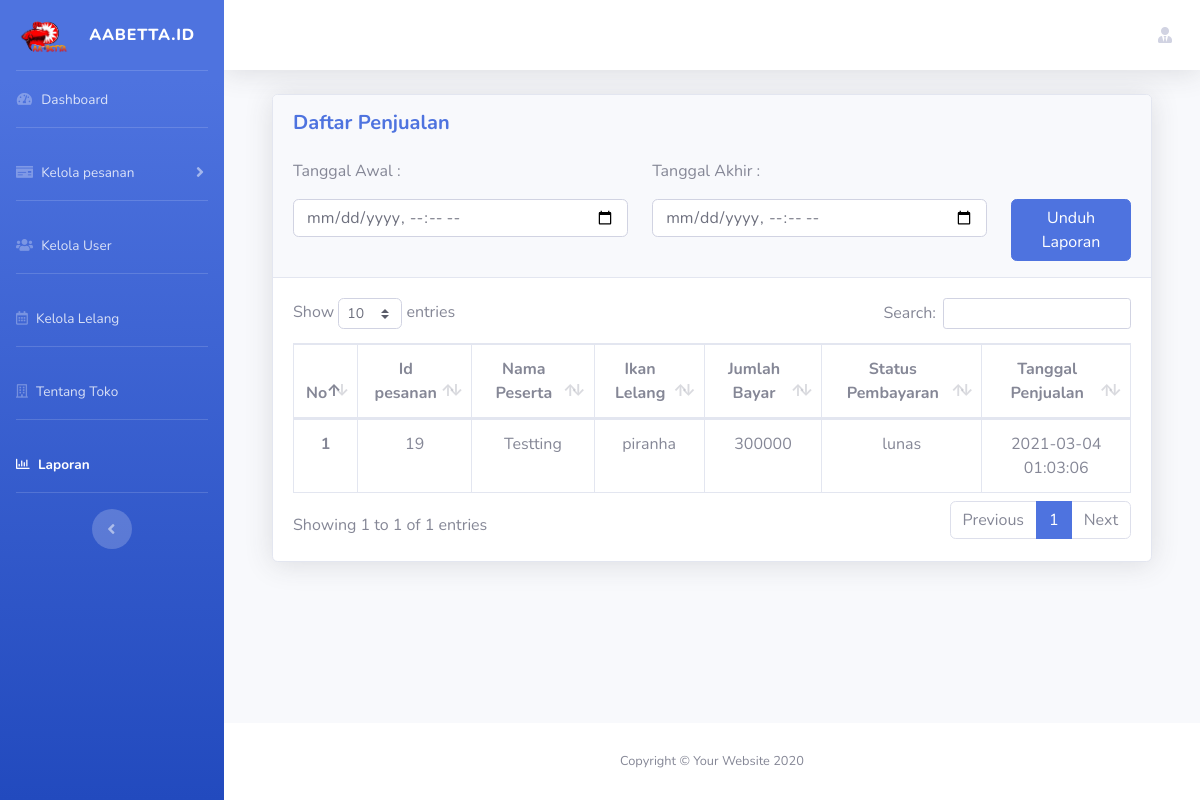
Page /index.php/laporan on the earlier database version.
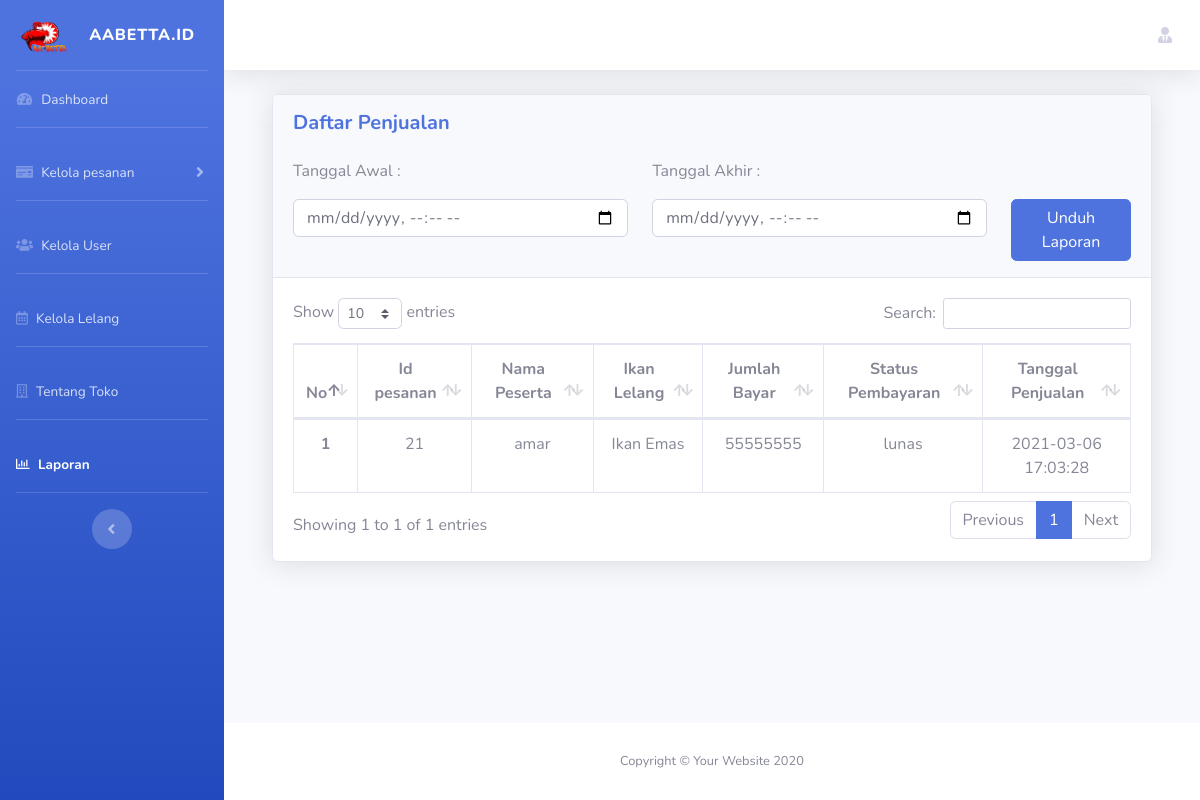
Same page on the later database version.
### tables this page shows
CREATE TABLE `pesanan` (
  `id_pesanan` int(11) NOT NULL,
  `id_peserta` int(11) NOT NULL,
  `id_lelang` int(11) NOT NULL,
  `id_tawaran` int(11) NOT NULL,
  `jumlah_bayar` int(11) NOT NULL,
  `bukti_gambar` varchar(128) DEFAULT NULL,
  `status_pembayaran` varchar(255) NOT NULL,
  `status_pengiriman` enum('proses','dikirim/selesai') DEFAULT NULL,
  `waktu_pembayaran` timestamp NULL DEFAULT current_timestamp()
);

CREATE TABLE `peserta` (
  `id_peserta` int(11) NOT NULL,
  `nama` varchar(128) NOT NULL,
  `username` varchar(128) NOT NULL,
  `nohp` varchar(115) DEFAULT NULL,
  `alamat` text NOT NULL,
  `password` varchar(50) NOT NULL
);

CREATE TABLE `lelang` (
  `id_lelang` int(11) NOT NULL,
  `nama_ikan_hias` varchar(128) NOT NULL,
  `harga_buka` int(11) NOT NULL,
  `gambar` varchar(128) NOT NULL,
  `deskripsi` text NOT NULL,
  `waktu_mulai` timestamp NOT NULL DEFAULT current_timestamp(),
  `waktu_selesai` timestamp NOT NULL DEFAULT current_timestamp()
);

### application/libraries/Template.php (called while the page is built)
<?php if (!defined('BASEPATH')) exit('No direct script access allowed');
class Template
{
	var $template_data = array();
	function set($name, $value)
	{
		$this->template_data[$name] = $value;
	}
	function load($template = '', $view = '', $view_data = array(), $return = FALSE)
	{
		$this->CI = &get_instance();
		$this->set('contents', $this->CI->load->view($view, $view_data, TRUE));
		return $this->CI->load->view($template, $this->template_data, $return);
	}
}

### application/controllers/Laporan.php (called while the page is built, shortened)
<?php
class Laporan extends CI_Controller
{
    public function index()
    {
        $data['aktif'] = "laporan";
        $data['judul'] = "Halaman - Laporan";
        if ($this->input->post('awalTanggal') && $this->input->post('akhirTanggal')) {
            $data['awal'] = $this->input->post('awalTanggal');
            $data['akhir'] = $this->input->post('akhirTanggal');
            $data['pesanan'] = $this->Model_pesanan->tampilPesananFilter();
            $data['totalPenjualan'] = $this->Model_pesanan->getJumlahPenjualan();
            $this->mypdf->generate('laporan/dompdf.php', $data);
        } else {
            $data['pesanan'] = $this->Model_pesanan->tampilpesanan();
        }
        $this->template->load('template/template_dashboard.php', 'laporan/index.php', $data);
    }
}

### index.php (called while the page is built, shortened)
<?php
require_once BASEPATH.'core/CodeIgniter.php';

### application/models/Model_pesanan.php (called while the page is built, shortened)
<?php
class Model_pesanan extends CI_Model
{
    public function tampilpesanan()
    {
        $query = "SELECT * FROM pesanan INNER JOIN peserta ON pesanan.id_peserta = peserta.id_peserta INNER JOIN lelang ON pesanan.id_lelang = lelang.id_lelang ORDER BY id_pesanan DESC";
        return $this->db->query($query)->result_array();
    }
}

### application/views/laporan/index.php (the view, shortened to what this page needs)
<div class="container">
	<div class="card shadow mb-4">
		<div class="card-header py-3">
			<div class="row">
				<div class="col-md-12 col-sm-12">
					<h5 class="m-0 font-weight-bold text-primary">Daftar Penjualan</h5>
				</div>
			</div> <br>
			<div class="row">
				<div class="col-md-12 col-sm-12 text-left">
					<form action="" id="formLaporan" method="POST">
						<div class="row">
							<div class="col-md-5 col-sm-12 ">
								<p>Tanggal Awal :</p>
								<input type="datetime-local" class="form-control" name="awalTanggal" required>
							</div>
							<div class="col-md-5 col-sm-12">
								<p>Tanggal Akhir :</p>
								<input type="datetime-local" class="form-control" name="akhirTanggal" required>
							</div>
							<div class="col-md-2 col-sm-12">
								<p></p><br>
								<button type="submit" class="btn btn-primary">Unduh Laporan</button>
							</div>
						</div>
					</form>
				</div>
			</div>
		</div>
		<div class="card-body">
			<div class="table-responsive">
				<table class="table table-bordered text-center" id="dataTable" width="100%" cellspacing="0">
					<thead>
						<tr>
							<th>No</th>
							<th>Id pesanan</th>
							<th>Nama Peserta</th>
							<th>Ikan Lelang</th>
							<th>Jumlah Bayar</th>
							<th>Status Pembayaran</th>
							<th>Tanggal Penjualan</th>
						</tr>
					</thead>
					<tbody>
						<?php $i = 1; ?>
						<?php foreach ($pesanan as $pm) : ?>
						<?php if ($pm['status_pembayaran'] == 'lunas' && $pm['status_pengiriman'] == 'dikirim/selesai') : ?>
						<tr>
							<th scope="row"><?= $i++; ?></th>
							<td><?= $pm['id_pesanan']; ?></td>
							<td><?= $pm['nama']; ?></td>
							<td><?= $pm['nama_ikan_hias']; ?></td>
							<td><?= $pm['jumlah_bayar']; ?></td>
							<td><?= $pm['status_pembayaran']; ?></td>
							<td><?= $pm['waktu_pembayaran']; ?></td>
						</tr>
						<?php endif; ?>
						<?php endforeach ?>
					</tbody>
				</table>
			</div>
		</div>
	</div>
</div>

### application/views/template/template_dashboard.php (shortened to what this page needs)
<!DOCTYPE html>
<html lang="en">
<head>
    <link href="<?= base_url('assets/'); ?>vendor/fontawesome-free/css/all.min.css" rel="stylesheet" type="text/css">
    <link href="<?= base_url('assets/'); ?>css/sb-admin-2.min.css" rel="stylesheet">
    <link href="<?= base_url('assets/'); ?>vendor/datatables/dataTables.bootstrap4.min.css" rel="stylesheet">
</head>
<body id="page-top">
    <div id="wrapper">
        <ul class="navbar-nav bg-gradient-primary sidebar sidebar-dark accordion" id="accordionSidebar">
            <a class="sidebar-brand d-flex align-items-center justify-content-center" href="<?= base_url('dashboard'); ?>">
                <div class="sidebar-brand-icon ">
                    <img src="<?= base_url('assets/img/favicon/logo_png.png'); ?>" alt="" width="60px">
                </div>
                <div class="sidebar-brand-text mx-3">AABETTA.ID </div>
            </a>
            <hr class="sidebar-divider my-0">
            <li class="nav-item <?php if (isset($aktif) && $aktif == 'dashboard') {
                                    echo "active";
                                } ?>">
                <a class="nav-link" href="<?= base_url('dashboard'); ?>">
                    <i class="fas fa-fw fa-tachometer-alt"></i>
                    <span>Dashboard</span></a>
            </li>
            <hr class="sidebar-divider">
            <li class="nav-item <?php if (isset($aktif) && $aktif == 'pesanan') {
                                    echo "active";
                                } ?>"">
                <a class=" nav-link collapsed" href="#" data-toggle="collapse" data-target="#collapseTwo" aria-expanded="true" aria-controls="collapseTwo">
                <i class="fas fa-money-check"></i>
                <span>Kelola pesanan</span>
                </a>
            </li>
            <hr class="sidebar-divider">
            <li class="nav-item <?php if (isset($aktif) && $aktif == 'user') {
                                    echo "active";
                                } ?>">
                <a class="nav-link" href="<?= base_url('user'); ?>">
                    <i class="fas fa-users"></i>
                    <span>Kelola User</span></a>
            </li>
            <hr class="sidebar-divider">
            <li class="nav-item <?php if (isset($aktif) && $aktif == 'lelang') {
                                    echo "active";
                                } ?> ">
                <a class="nav-link" href="<?= base_url('lelang'); ?>">
                    <i class="far fa-calendar-alt"></i>
                    <span>Kelola Lelang</span></a>
            </li>
            <hr class="sidebar-divider">
            <li class="nav-item <?php if (isset($aktif) && $aktif == 'toko') {
                                    echo "active";
                                } ?> ">
                <a class="nav-link" href="<?= base_url('toko'); ?>">
                    <i class="far fa-building"></i>
                    <span>Tentang Toko</span></a>
            </li>
            <hr class="sidebar-divider">
            <li class="nav-item <?php if (isset($aktif) && $aktif == 'laporan') {
                                    echo "active";
                                } ?> ">
                <a class="nav-link" href="<?= base_url('laporan'); ?>">
                    <i class="far fa-chart-bar"></i>
                    <span>Laporan</span></a>
            </li>
            <hr class="sidebar-divider">
            <div class="text-center d-none d-md-inline">
                <button class="rounded-circle border-0" id="sidebarToggle"></button>
            </div>
        </ul>
        <div id="content-wrapper" class="d-flex flex-column">
            <div id="content">
                <nav class="navbar navbar-expand navbar-light bg-white topbar mb-4 static-top shadow">
                    <ul class="navbar-nav ml-auto">
                        <li class="nav-item dropdown no-arrow">
                            <a class="nav-link dropdown-toggle" href="#" id="userDropdown" role="button" data-toggle="dropdown" aria-haspopup="true" aria-expanded="false">
                                <i class="fas fa-user-tie"></i>
                            </a>
                        </li>
                    </ul>
                </nav>
                <div class="container">
                    <?= $contents; ?>
                </div>
            </div>
            <footer class="sticky-footer bg-white">
                <div class="container my-auto">
                    <div class="copyright text-center my-auto">
                        <span>Copyright &copy; Your Website 2020</span>
                    </div>
                </div>
            </footer>
        </div>
    </div>
</body>
</html>

Differences in the rows shown:
removed pesanan: id_pesanan "19", id_peserta.nama "Testting", id_lelang.nama_ikan_hias "piranha", jumlah_bayar "300000", status_pembayaran "lunas", waktu_pembayaran "2021-03-04 01:03:06"
added pesanan: id_pesanan "21", id_peserta.nama "amar", id_lelang.nama_ikan_hias "Ikan Emas", jumlah_bayar "55555555", status_pembayaran "lunas", waktu_pembayaran "2021-03-06 17:03:28"
